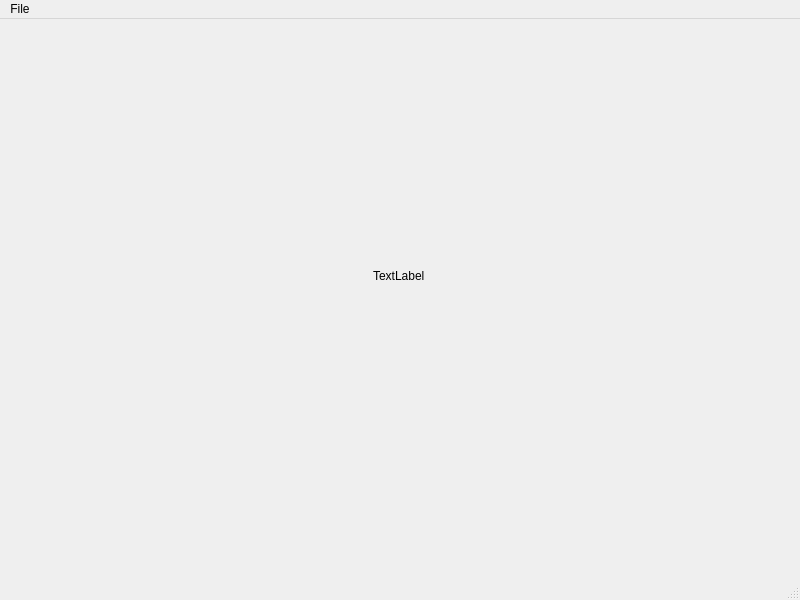
<?xml version="1.0" encoding="UTF-8"?>
<ui version="4.0">
 <class>MainWindow</class>
 <widget class="QMainWindow" name="MainWindow">
  <property name="geometry">
   <rect>
    <x>0</x>
    <y>0</y>
    <width>800</width>
    <height>600</height>
   </rect>
  </property>
  <property name="windowTitle">
   <string>MainWindow</string>
  </property>
  <widget class="QWidget" name="centralwidget">
   <widget class="QWidget" name="verticalLayoutWidget">
    <property name="geometry">
     <rect>
      <x>9</x>
      <y>7</y>
      <width>781</width>
      <height>501</height>
     </rect>
    </property>
    <layout class="QVBoxLayout" name="verticalLayout">
     <item alignment="Qt::AlignHCenter|Qt::AlignVCenter">
      <widget class="QLabel" name="histogram">
       <property name="text">
        <string>TextLabel</string>
       </property>
      </widget>
     </item>
    </layout>
   </widget>
  </widget>
  <widget class="QMenuBar" name="menubar">
   <property name="geometry">
    <rect>
     <x>0</x>
     <y>0</y>
     <width>800</width>
     <height>24</height>
    </rect>
   </property>
   <widget class="QMenu" name="menuFile">
    <property name="title">
     <string>File</string>
    </property>
    <addaction name="actionOpen"/>
   </widget>
   <addaction name="menuFile"/>
  </widget>
  <widget class="QStatusBar" name="statusbar"/>
  <action name="actionOpen">
   <property name="text">
    <string>Open</string>
   </property>
  </action>
 </widget>
 <resources/>
 <connections/>
</ui>
